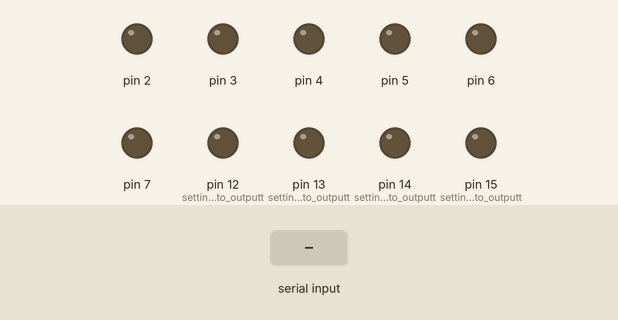
Simulated run of this sketch. Board: Arduino Uno, built with avr-gcc and run on an emulated ATmega328P. On the bench: output pins drawn as LEDs (lit = HIGH). The inputs (shaded band) are chosen by the test bench. Pins used as bus, display or sensor lines are not drawn.

Above: at 1.2 s.
1.3 s: "A" received over Serial
At 1.6 s:
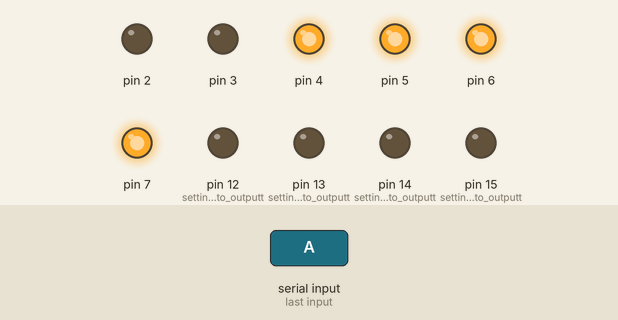
At 3.1 s:
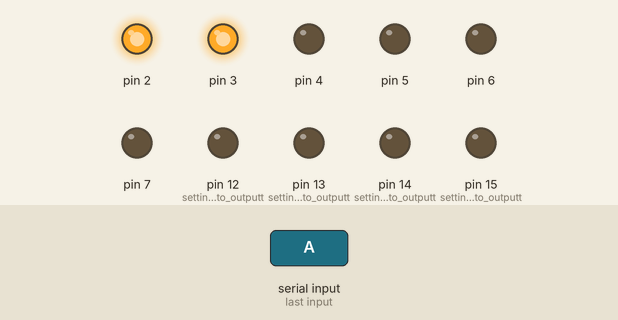
4.3 s: "L" received over Serial
At 5.9 s:
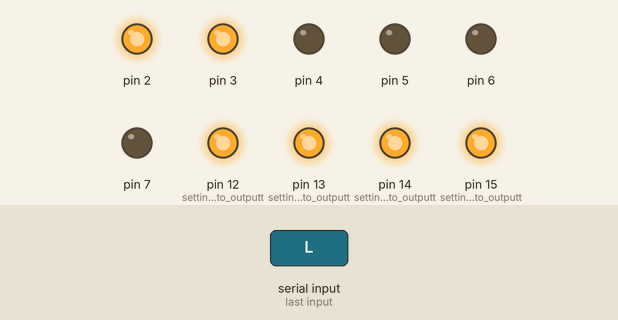
Timing chart, 0 to 7.4 s (numbered marks = the images above; inputs shaded):
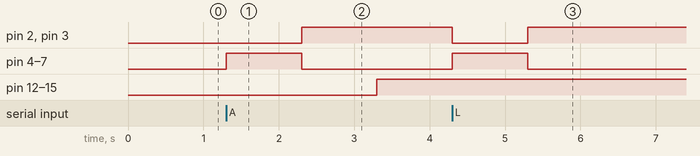

The sketch:

Laurier_Robotics_Arduino.ino
```cpp
/*

*/
#include <SoftwareSerial.h>
char input_value = 0;//varible to store inputs from app
void setup() {
    Serial.begin(9600);
    DDRD = B11111110;  // sets Arduino pins 1 to 7 as outputs, pin 0 as input
    DDRD = DDRD | B11111100;  // this is safer as it sets pins 2 to 7 as outputs
	                  // without changing the value of pins 0 & 1, which are RX & TX

    pinMode(12,OUTPUT);//setting a pin to outputt
    pinMode(13,OUTPUT);//setting a pin to outputt
    pinMode(14,OUTPUT);//setting a pin to outputt
    pinMode(15,OUTPUT);//setting a pin to outputt
}

void loop() {
    if(Serial.available()>0){
      input_value = Serial.read();
      //input_value = Serial.readString();
       PORTD = B11110000; // digital 4~7 HIGH, digital 3~0 LOW
       delay(1000);
  PORTD = B00001111; // digital 4~7 LOW, digital 3~0 HIGH
       delay(1000);
      if(input_value == 'A'){//all motors run high, to cause drone to go up
        analogWrite(12,HIGH);
        analogWrite(13,HIGH);
        digitalWrite(14,HIGH);
        digitalWrite(15,HIGH);
      }
      if(input_value == 'L'){//all motors run high
        digitalWrite(12,HIGH);
        digitalWrite(13,HIGH);
        digitalWrite(14,HIGH);
        digitalWrite(15,HIGH);
      }
      if(input_value == 'A'){//all motors run high
        digitalWrite(12,HIGH);
        digitalWrite(13,HIGH);
        digitalWrite(14,HIGH);
        digitalWrite(15,HIGH);
      }
      if(input_value == 'A'){//all motors run high
        digitalWrite(12,HIGH);
        digitalWrite(13,HIGH);
        digitalWrite(14,HIGH);
        digitalWrite(15,HIGH);
      }
    }
}
```

Measured:
- after the input at 1.3 s, pin 2, pin 3: LOW → HIGH after 1.0 s; pin 4–7: LOW → HIGH at once, → LOW 1.0 s later; pin 12 (setting_a_pin_to_outputt), pin 13 (setting_a_pin_to_outputt), pin 14 (setting_a_pin_to_outputt), pin 15 (setting_a_pin_to_outputt): LOW → HIGH after 2.0 s
- after the input at 4.3 s, pin 2, pin 3: HIGH → LOW at once, → HIGH 1.0 s later; pin 4–7: LOW → HIGH at once, → LOW 1.0 s later
